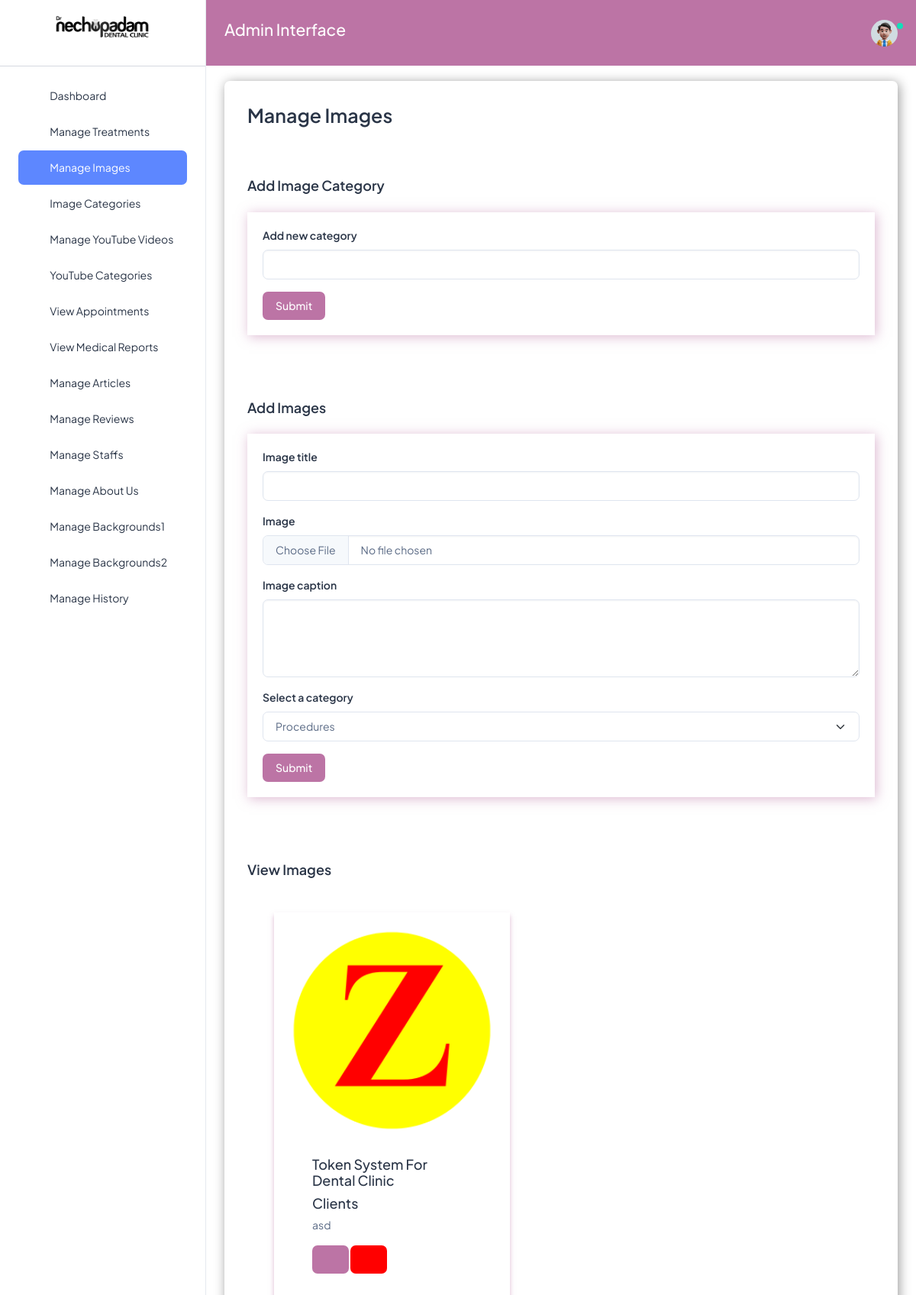
The page /images (signed in) on the database its author committed.
### nechuwebapp/models.py (models this page shows, shortened)
class Image(models.Model):
    title = models.CharField(max_length=200)
    image = models.ImageField(upload_to='myimages/', null=True, blank=True)
    description = models.TextField(blank=True)
    category = models.ForeignKey(Image_category, on_delete=models.CASCADE, null=True, blank=True)
    uploaded_date = models.DateTimeField(default=timezone.now, editable=False)
    edited_date = models.DateTimeField(auto_now=True, editable=False)
    @property
    def imageURL(self):
        try:
            url = self.image.url
        except:
            url = ''
        return  url

class Image_category(models.Model):
    category = models.CharField(max_length=200)
    uploaded_date = models.DateTimeField(default=timezone.now, editable=False)
    edited_date = models.DateTimeField(auto_now=True, editable=False)

### nechuwebapp/views.py (the view)
# urls.py: path('images', views.images, name='images'),
def images(request):
    categories = Image_category.objects.all()
    images = Image.objects.all()
    context = {'images':images, 'categories':categories}
    return render(request, 'nechuadmin/images.html', context)

### nechuwebapp/templates/nechuadmin/images.html (shortened to what this page needs)
{% extends 'nechuadmin/base.html' %}
{% load static %}
{% block content %}
<h1 class="card-title fw-semibold mb-4" style="font-size:25px;">Manage Images</h1>
<br>
<br>
<h5 class="card-title fw-semibold mb-4">Add Image Category</h5>
<div class="custom-card" style="box-shadow: 2px 2px 15px rgba(188, 116, 165, 0.5); padding: 20px;">
    <form action="{% url 'add_image_category' %}" method="POST">
      <div class="mb-3">
        <label for="treatmentTitle" class="form-label">Add new category</label>
        <input type="text" class="form-control" id="treatmentTitle" aria-describedby="titleHelp" name="category">
      </div>
      <button type="submit" class="btn" style="background-color:#bc74a5; color:white;">Submit</button>
    </form>
  </div>
<br>
<br>
<br>
<br>
<h5 class="card-title fw-semibold mb-4">Add Images</h5>
  <div class="custom-card" style="box-shadow: 2px 2px 15px rgba(188, 116, 165, 0.5); padding: 20px;">
    <form action="{% url 'add_image' %}" enctype="multipart/form-data" method="POST">
      <div class="mb-3">
        <label for="treatmentTitle" class="form-label">Image title</label>
        <input type="text" class="form-control" id="treatmentTitle" aria-describedby="titleHelp" name="title">
      </div>
      <div class="mb-3">
        <label for="treatmentImage" class="form-label">Image</label>
        <input type="file" class="form-control" id="treatmentImage" name="image">
      </div>
      <div class="mb-3">
        <label for="treatmentDescription" class="form-label">Image caption</label>
        <textarea class="form-control" id="treatmentDescription" rows="4" name="description"></textarea>
      </div>
      <div class="mb-3">
        <label for="treatmentDropdown" class="form-label">Select a category</label>
        <select class="form-select" id="treatmentDropdown" name="category">
          {% for i in categories %}
            <option value="{{i.category}}">{{i.category}}</option>
          {% endfor %}
        </select>
      </div>
      <button type="submit" class="btn" style="background-color:#bc74a5; color:white;">Submit</button>
    </form>
  </div>
  <br>
  <br>
  <br>
  <br>
  <h5 class="card-title fw-semibold mb-4">View Images</h5>
  <br>
  <div class="card-container">
    {% for i in images %}
      <div class="custom-cardtwo" onclick="window.location.href=''">
        <img src="{{i.imageURL}}" alt="Treatment Image" style="width: 100%;">
        <div class="card-body">
          <h5 class="card-title">{{i.title}}</h5>
          <h5 class="card-title">{{i.category.category}}</h5>
          <p class="card-text" style="overflow: hidden; max-height: 6.0em;">{{i.description}}</p>
          <a href="{% url 'edit_image' i.pk %}"><button class="btn btn-square" style="background-color:#bc74a5; color:white;">
            <i class="ti ti-pencil fs-5"></i>
          </button></a>
          <a href="{% url 'delete_image' i.pk %}"><button class="btn btn-square" style="background-color:red; color:white;">
            <i class="ti ti-trash fs-5"></i>
          </button>
        </div></a>
      </div>
    {% endfor %}
  </div>
{% endblock %}

### nechuwebapp/templates/nechuadmin/base.html (style rules this page uses)
.custom-card { box-shadow: 2px 2px 15px rgba(0, 0, 0, 0.4); }

### nechuwebapp/templates/nechuadmin/images.html (style rules this page uses)
.card-container { display: flex; flex-wrap: wrap; justify-content: space-between; gap: 10px; margin: 0 35px; }
.custom-cardtwo { box-shadow: 0 4px 6px rgba(188, 116, 165, 0.5); width: calc(42% - 7px); padding: 20px; cursor: pointer; transition: transform 0.2s; margin-bottom:50px; }

### rows shown on the page
Image: imageURL (picture), title "Token System For Dental Clinic", category.category "Clients", description "asd"

### other values the page prints
form field category "Procedures"
